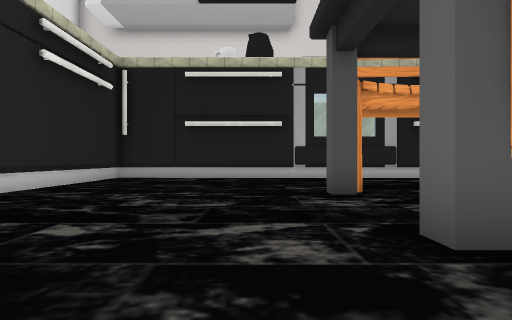
View 1 (above)

24 first-person views from a walk through a 3-D level made in the Unity game engine. The camera is 1.3 m above the floor, looks level and sees 75° across. The floor is counted in squares, 2 m on a side. Each view is taken from the middle of a square. On the plan, view 1 faces up. The plan holds only what a view shows up to about 10 squares ahead; the rest is blank. The place goes on beyond the plan. The player character is not drawn. Some surface patterns are stand-ins.

View 2
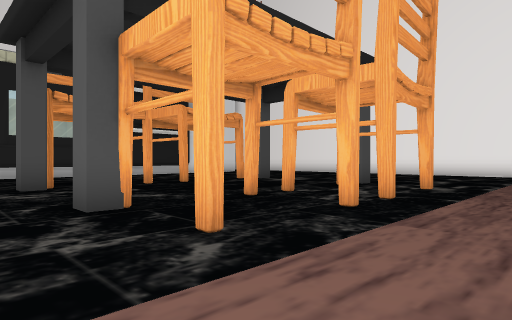

View 3
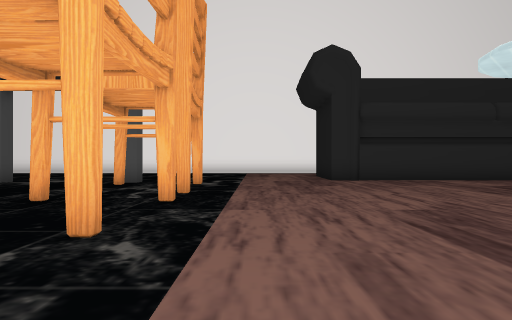

View 4
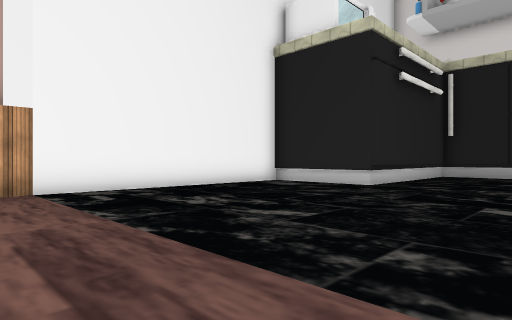

View 5
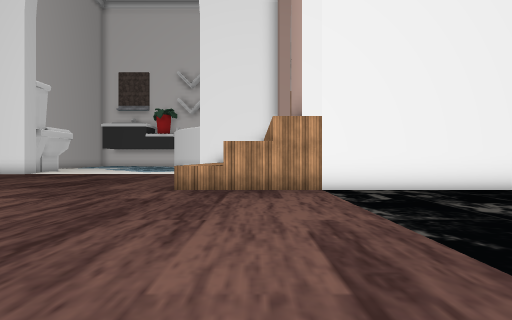

View 6
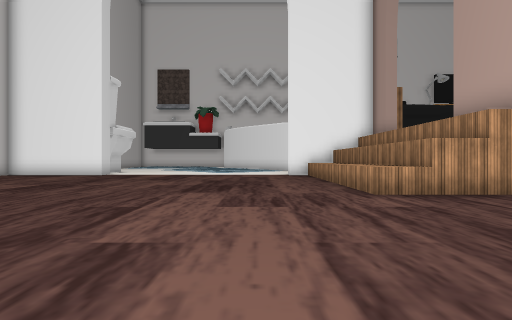

View 7
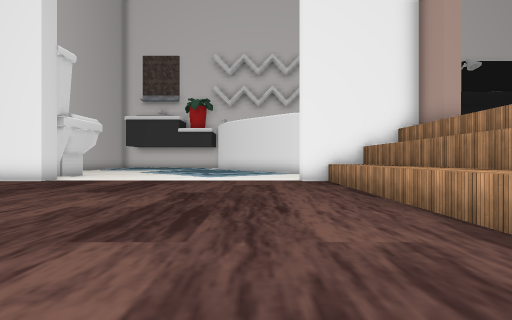

View 8
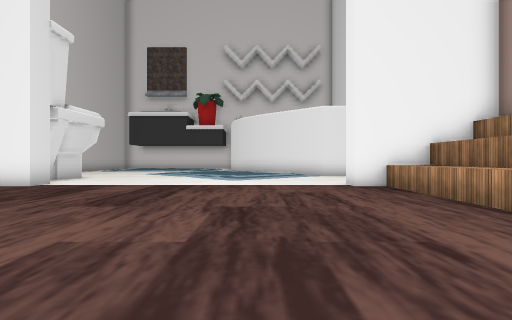

View 9
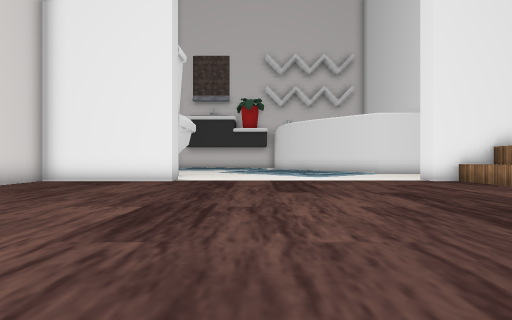

View 10
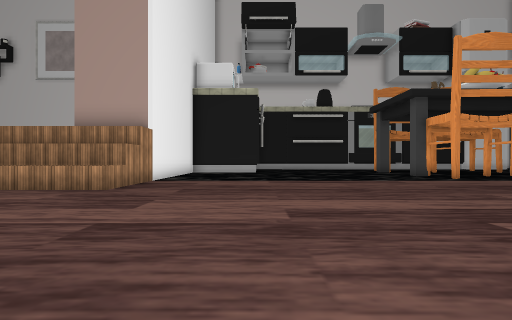

View 11
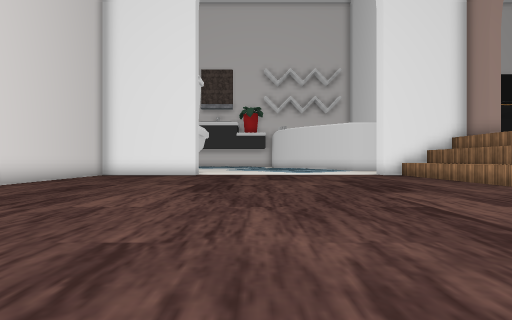

View 12
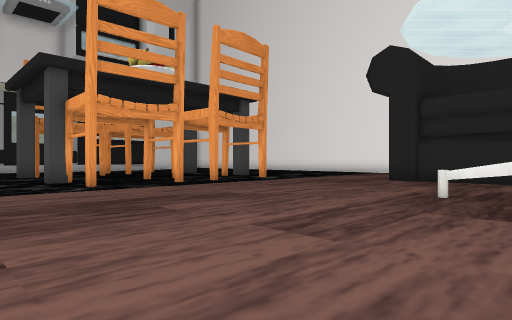

View 13
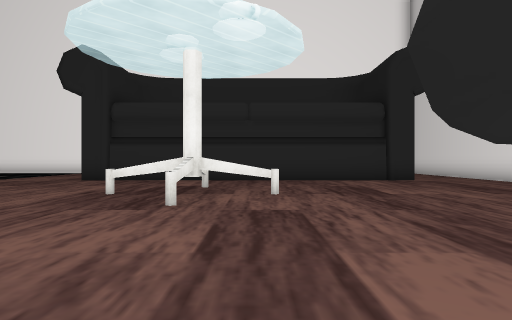

View 14
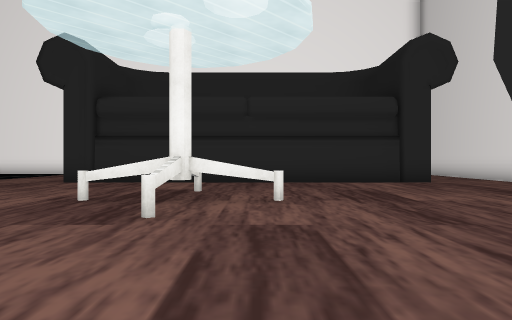

View 15
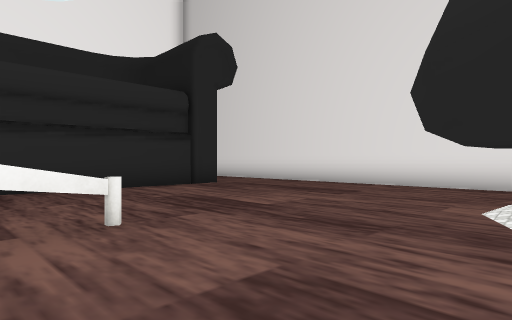

View 16
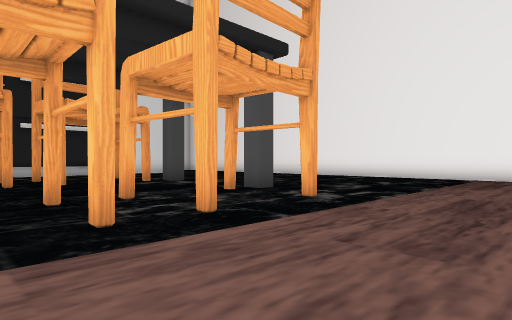

View 17
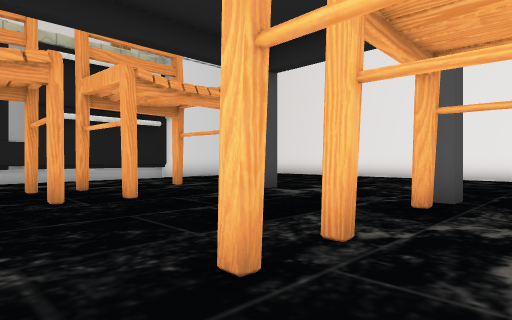

View 18
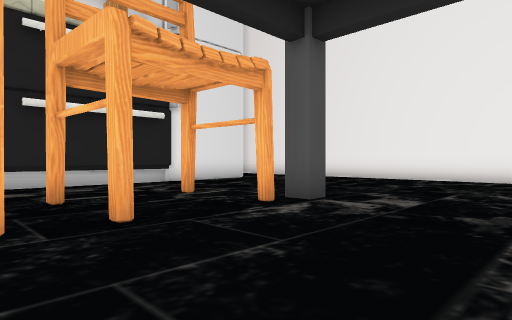

View 19
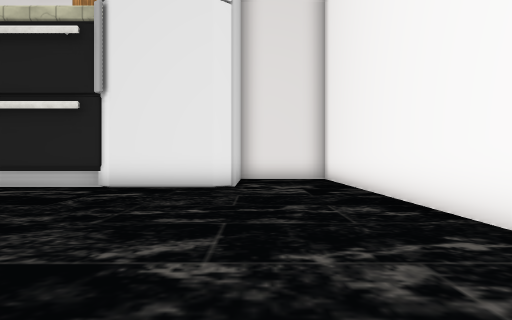

View 20
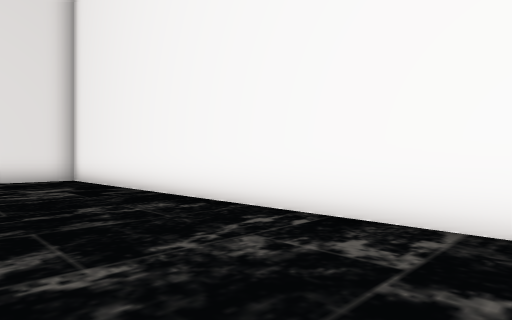

View 21
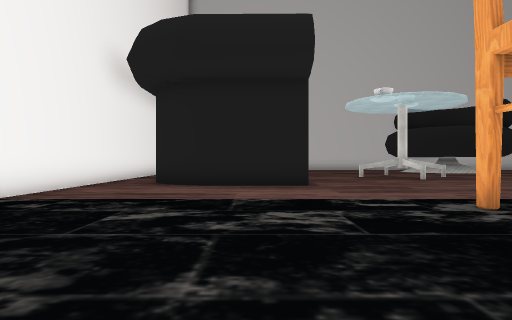

View 22
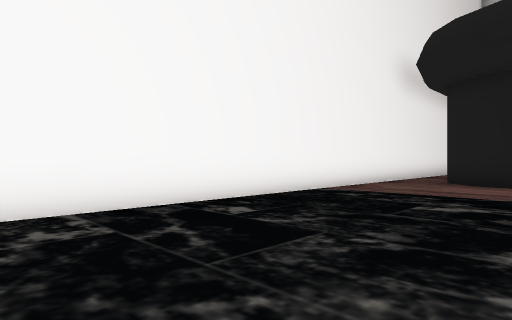

View 23
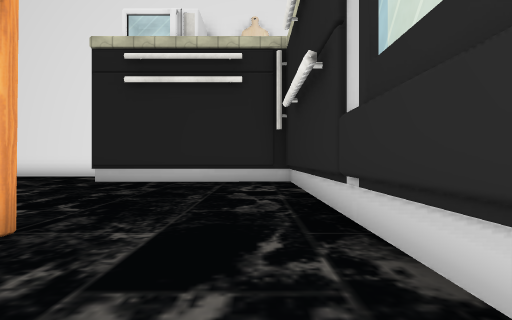

View 24
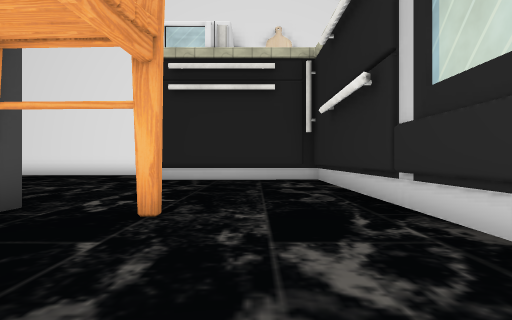

### Floor plan
Key: @ floor where view 1 was taken; # wall or solid block; . floor; = window, fence, low wall or low ledge; ^ raised ledge; T thing the floor can be seen under or through.
Columns run from 18 left of view 1 to 16 right of it. Each row starts with its distance up from view 1.
 16                                 ###
 15                                 ..#
 14                               #  .#
 13                               #...#
 12              ##################...#
 11              #....................#
 10              #....................#
  9              #......#.....#.......#
  8              #....................#
  7              #......#.............#
  6            ###....................#
  5          #........................#
  4          #........................#
  3          #..........#..#..........#
  2          #............#...........#
  1          #................#.......#
  0          #........@.#.............#
 -1          #........................#
 -2          #........................#
 -3  ########^........................#
 -4  #..........................####..#
 -5 ............................#  ##.#
 -6 .......................=....#
 -7 .......................T....#
 -8 ......................TT =..#
 -9 ................ ......T....#
-10 ................. ..........#
-11 ................    ........#
-12 ...............      .......#
-13 ##............        ......#
-14   ..........          ......#
-15   .........          ........
-16   ... ...            ........
-17   ##  ##             ########

Where each view was taken, in squares from view 1:
view 1: 0 up, 0 right, facing up
view 2: 2 down, 0 right, facing up-right
view 3: 1 down, 1 left, facing right
view 4: 2 down, 1 left, facing up-left
view 5: 2 down, 1 left, facing left
view 6: 6 down, 2 left, facing left
view 7: 6 down, 6 left, facing left
view 8: 7 down, 8 left, facing left
view 9: 10 down, 6 left, facing left
view 10: 11 down, 5 left, facing up
view 11: 10 down, 2 left, facing left
view 12: 8 down, 1 left, facing up-right
view 13: 9 down, 1 left, facing right
view 14: 9 down, 0 right, facing right
view 15: 8 down, 2 right, facing down-right
view 16: 3 down, 3 right, facing up-right
view 17: 1 up, 3 right, facing up-right
view 18: 3 up, 4 right, facing up-right
view 19: 4 up, 13 right, facing up
view 20: 4 up, 12 right, facing up-right
view 21: 5 up, 11 right, facing down
view 22: 6 up, 11 right, facing down-right
view 23: 11 up, 5 right, facing left
view 24: 10 up, 6 right, facing left
